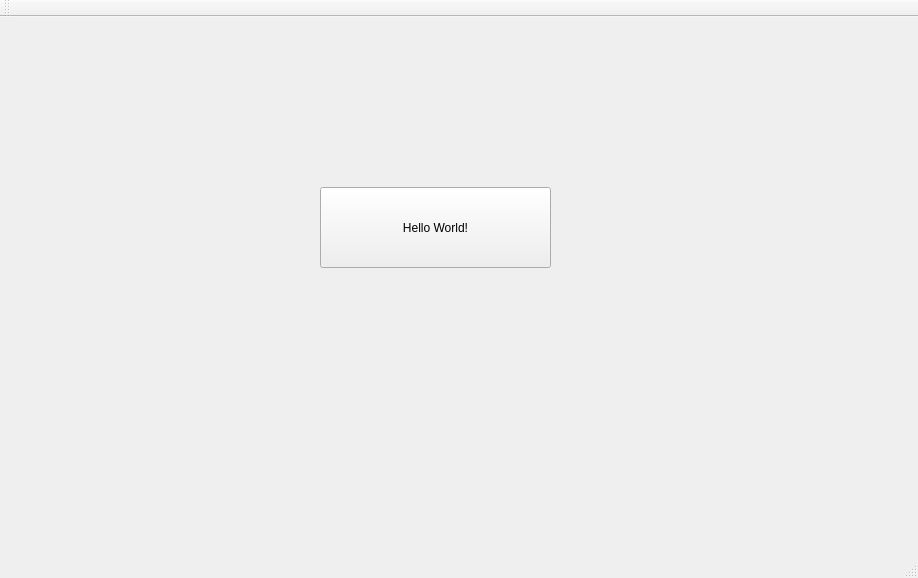
<?xml version="1.0" encoding="UTF-8"?>
<ui version="4.0">
 <class>HelloWorld</class>
 <widget class="QMainWindow" name="HelloWorld">
  <property name="geometry">
   <rect>
    <x>0</x>
    <y>0</y>
    <width>918</width>
    <height>578</height>
   </rect>
  </property>
  <property name="windowTitle">
   <string>HelloWorld</string>
  </property>
  <widget class="QWidget" name="centralWidget">
   <widget class="QPushButton" name="pushButton">
    <property name="geometry">
     <rect>
      <x>320</x>
      <y>170</y>
      <width>231</width>
      <height>81</height>
     </rect>
    </property>
    <property name="text">
     <string>Hello World!</string>
    </property>
   </widget>
  </widget>
  <widget class="QMenuBar" name="menuBar">
   <property name="geometry">
    <rect>
     <x>0</x>
     <y>0</y>
     <width>918</width>
     <height>52</height>
    </rect>
   </property>
  </widget>
  <widget class="QToolBar" name="mainToolBar">
   <attribute name="toolBarArea">
    <enum>TopToolBarArea</enum>
   </attribute>
   <attribute name="toolBarBreak">
    <bool>false</bool>
   </attribute>
  </widget>
  <widget class="QStatusBar" name="statusBar"/>
 </widget>
 <layoutdefault spacing="6" margin="11"/>
 <resources/>
 <connections/>
</ui>
